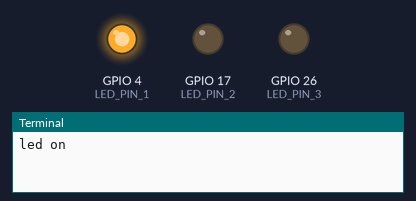
Bench run of a program on a simulated Raspberry Pi (BCM pin numbers). On the bench: output pins drawn as LEDs (lit = HIGH), the last lines printed to the terminal. At 6.0 s the program stops and its outputs stay as they are.

Above: at 0.1 s.
At 2.1 s:
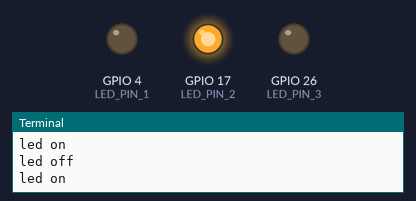
At 4.1 s:
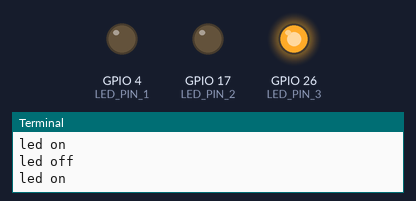
At 6.1 s:
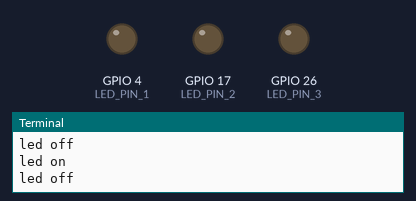
Timing chart, 0 to 7.5 s (numbered marks = the images above):
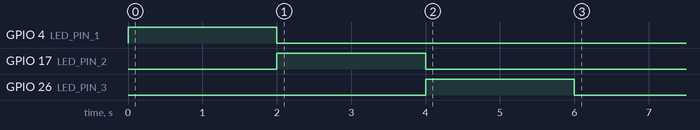

The program:

led_blink_task.py
```python
import RPi.GPIO as GPIO
import time

LED_PIN_1 = 4
LED_PIN_2 = 17
LED_PIN_3 = 26
GPIO.setmode(GPIO.BCM) # GPIO.BCM or GPIO.BOARD
GPIO.setup(LED_PIN_1, GPIO.OUT) # GPIO.OUT or GPIO.IN
GPIO.setup(LED_PIN_2, GPIO.OUT)
GPIO.setup(LED_PIN_3, GPIO.OUT)

GPIO.output(LED_PIN_1, GPIO.HIGH) #1
print("led on")
time.sleep(2)
GPIO.output(LED_PIN_1, GPIO.LOW) #0
print("led off")
GPIO.output(LED_PIN_2, GPIO.HIGH) #1
print("led on")
time.sleep(2)
GPIO.output(LED_PIN_2, GPIO.LOW) #0
print("led off")
GPIO.output(LED_PIN_3, GPIO.HIGH) #1
print("led on")
time.sleep(2)
GPIO.output(LED_PIN_3, GPIO.LOW) #0
print("led off")

GPIO.cleanup() #GPIO 핀 상태 초기화
```

Measured:
- by itself, GPIO 4 (LED_PIN_1): LOW → HIGH at 0.00 s, → LOW 2.0 s later
- by itself, GPIO 17 (LED_PIN_2): LOW → HIGH at 2.0 s, → LOW 2.0 s later
- by itself, GPIO 26 (LED_PIN_3): LOW → HIGH at 4.0 s, → LOW 2.0 s later
